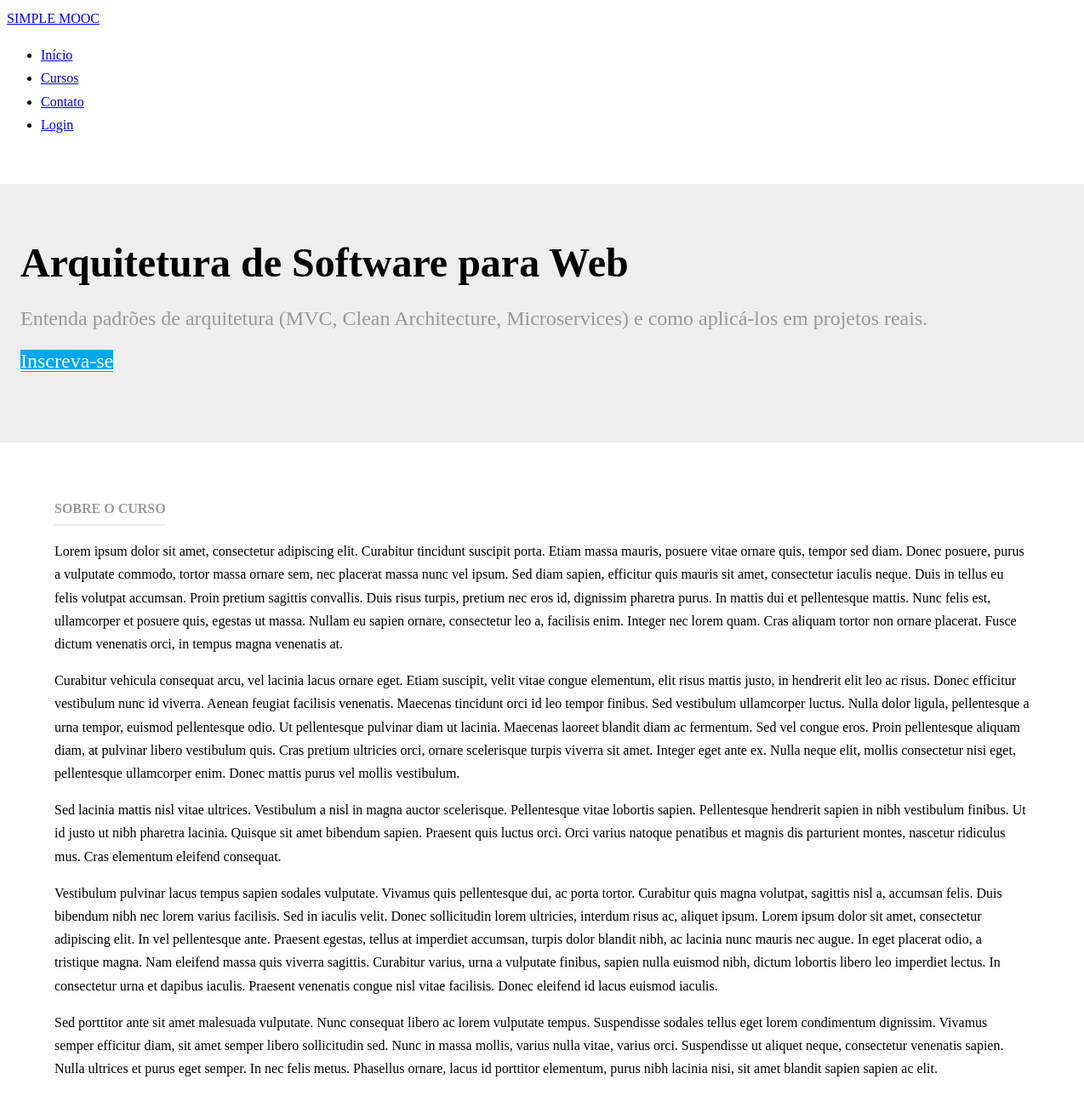
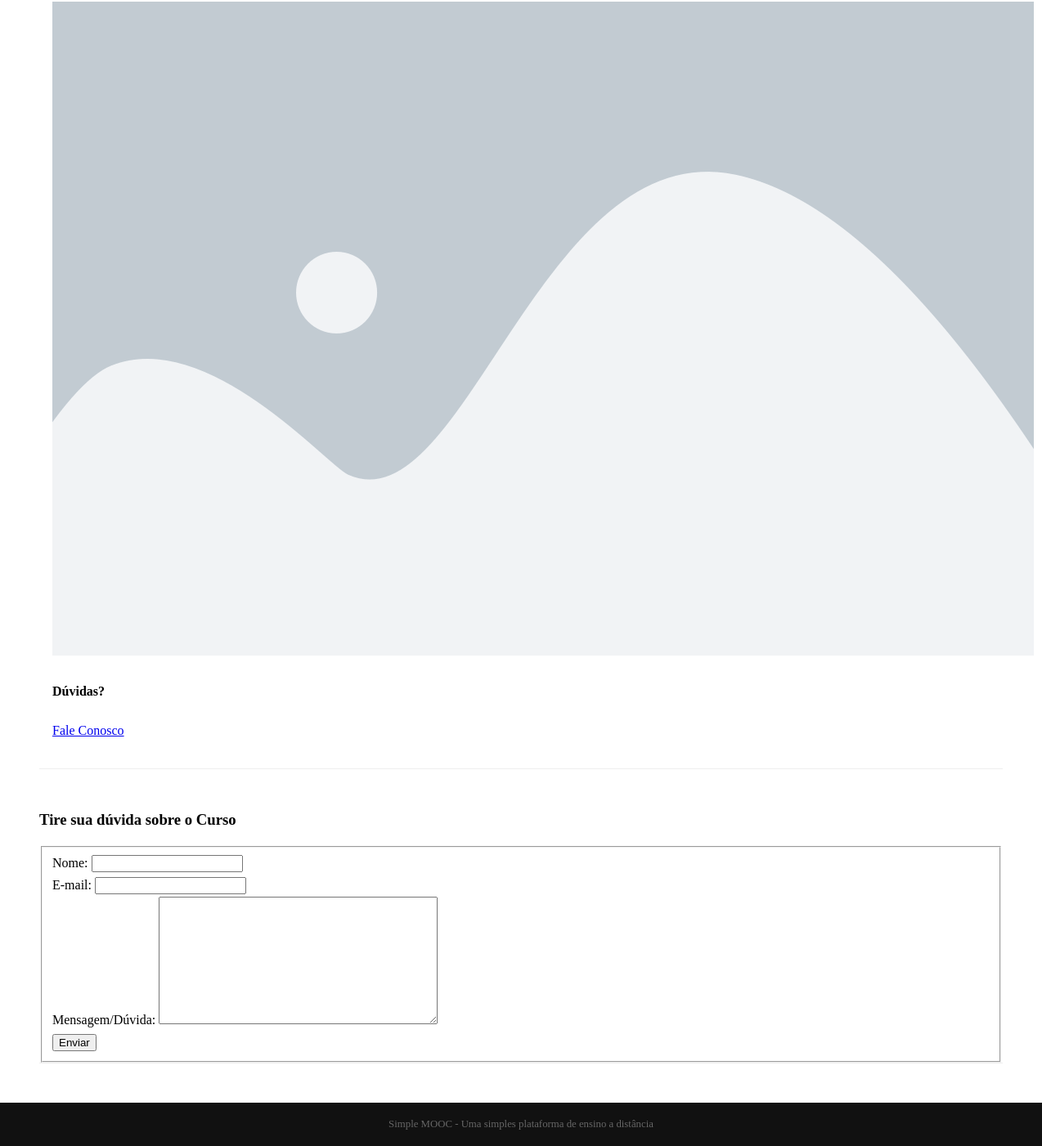
The page /cursos/arquitetura-de-software-para-web/ on the database its author committed (2 pictures, top to bottom).
### simplemooc/courses/models.py (models this page shows, shortened)
class Course(models.Model):
  name = models.CharField('Nome', max_length=100)
  slug = models.SlugField('Atalho')
  description = models.TextField('Descrição', blank=True)
  about = models.TextField('Sobre o Curso', blank=True)
  start_date = models.DateField('Data de início', null=True, blank=True)
  image = models.ImageField(upload_to='courses/images', verbose_name='Image', null=True, blank=True)
  created_at = models.DateTimeField('Criado em', auto_now_add=True)
  updated_at = models.DateTimeField('Atualizado em', auto_now=True)
  objects = CourseManager()
  def __str__(self):
    return self.name
  class Meta:
    verbose_name = 'Curso'
    verbose_name_plural = 'Cursos'
    ordering = ['name']

### simplemooc/courses/views.py (the view)
# urls.py: path('<slug:slug>/', views.details, name='details'),
def details(request, slug):
  course = get_object_or_404(Course, slug=slug)
  template_name = 'courses/details.html'
  context = {}
  if request.method == 'POST':
    form = ContactCourse(request.POST)
    if form.is_valid():
      context['is_valid'] = True
      form.send_mail(course)
      form = ContactCourse()
  else:
    form = ContactCourse()
  context['form'] = form
  context['course'] = course
  return render(request, template_name, context)

### simplemooc/courses/forms.py (shortened to what this page needs)
class ContactCourse(forms.Form):
  name = forms.CharField(label='Nome', max_length=100)
  email = forms.EmailField(label='E-mail')
  message = forms.CharField(label='Mensagem/Dúvida', widget=forms.Textarea)

### simplemooc/courses/templates/courses/details.html (shortened to what this page needs)
{% extends "base.html" %}
{% load static %}
{% block content %}
<div class="splash">
    <div class="pure-g-r">
        <div class="pure-u-1">
            <div class="l-box splash-text">
                <h1 class="splash-head">{{ course }}</h1>
                <h2 class="splash-subhead">{{ course.description }}</h2>
                <p>
                  <a href="#" class="pure-button primary-button">Inscreva-se</a>
                </p>
            </div>
        </div>
    </div>
</div>
<div class="pure-g-r content-ribbon">
    <div class="pure-u-2-3">
        <div class="l-box">
            <h4 class="content-subhead">Sobre o Curso</h4>
            {{ course.about|linebreaks }}
        </div>
    </div>
    <div class="pure-u-1-3">
        <div class="l-box">
            {% if course.image %}
            <img src="{{ course.image.url }}" alt="{{ course.name }}">
            {% else %}
            <img src="{% static 'img/placeholder-dafault.webp' %}" alt="{{ course.name }}">
            {% endif %}
            <h4>Dúvidas?</h4>
            <p>
                <a href="#contato" title="" class="pure-button">Fale Conosco</a>
            </p>
        </div>
    </div>
</div>
<div class="pure-g-r content-ribbon" id="contato">
    <div class="pure-u-1">
        <h3>Tire sua dúvida sobre o Curso</h3>
        <form action="#contato" class="pure-form pure-form-aligned" method="post">
            <fieldset>
                {% for field in form %}
                <div class="pure-control-group">
                    {{ field.label_tag }}
                    {{ field }}
                </div>
                {% endfor %}
                <div class="pure-controls">
                    <button type="submit" class="pure-button pure-button-primary">Enviar</button>
                </div>
            </fieldset>
        </form>
    </div>
</div>
{% endblock %}

### simplemooc/core/static/css/styles.css (style rules this page uses)
* { -webkit-box-sizing: border-box; -moz-box-sizing: border-box; box-sizing: border-box; }
body { margin: 0 auto; line-height: 1.7em; }
.l-box { padding: 1em; }
body .primary-button { background: #02a6eb; color: #fff; }
.splash { margin: 2em auto 0; padding: 3em 0.5em; background: #eee; }
.splash .splash-head { font-size: 300%; margin: 0em 0; line-height: 1.2em; }
.splash .splash-subhead { color: #999; font-weight: 300; line-height: 1.4em; }
.splash .primary-button { font-size: 150%; }
.content .content-subhead { color: #999; padding-bottom: 0.3em; text-transform: uppercase; margin: 0; border-bottom: 2px solid #eee; display: inline-block; }
.content .content-ribbon { margin: 3em; border-bottom: 1px solid #eee; }

### rows shown on the page
Course: name "Arquitetura de Software para Web", description "Entenda padrões de arquitetura (MVC, Clean Architecture, Microservices) e como aplicá-los em projetos reais.", about "Lorem ipsum dolor sit amet, consectetur adipiscing elit. Curabitur tincidunt suscipit porta. Etiam massa mauris, posuere vitae ornare quis, tempor sed diam. Donec posuere, purus a vulputate commodo, tortor massa ornare sem, nec placerat massa nunc vel ipsum. Sed diam sapien, efficitur quis mauris sit amet, consectetur iaculis neque. Duis in tellus eu felis volutpat accumsan. Proin pretium sagittis convallis. Duis risus turpis, pretium nec eros id, dignissim pharetra purus. In mattis dui et pellentesque mattis. Nunc felis est, ullamcorper et posuere quis, egestas ut massa. Nullam eu sapien ornare, consectetur leo a, facilisis enim. Integer nec lorem quam. Cras aliquam tortor non ornare…", image (placeholder picture)

### other values the page prints
{{ field.label_tag }} "Nome:" "E-mail:" "Mensagem/Dúvida:"
